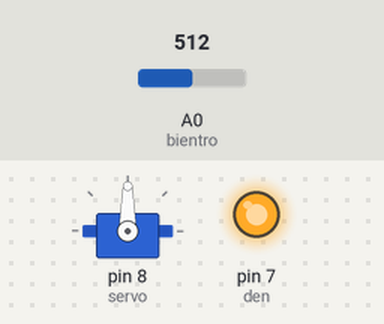
A sketch run on a simulated Arduino Uno, built with avr-gcc and run on an emulated ATmega328P. Shown: servo, output pins drawn as LEDs (lit = HIGH). The inputs (shaded band) are chosen by the test bench; at power-on: A0 (bientro) = 512. What the sketch prints to the serial monitor is not drawn.

Above: at 6.8 s.
6.9 s: A0 (bientro) set to 716
At 12.4 s:
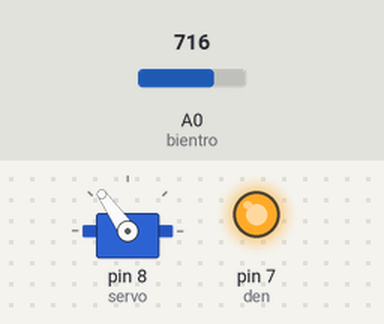
18.8 s: A0 (bientro) set to 900
At 25.1 s:
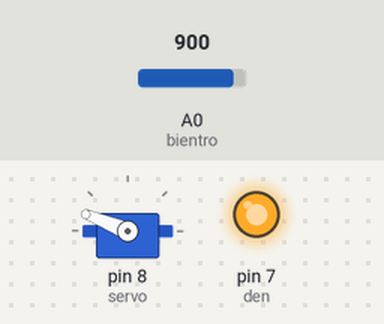
30.7 s: A0 (bientro) set to 1023
At 36.7 s:
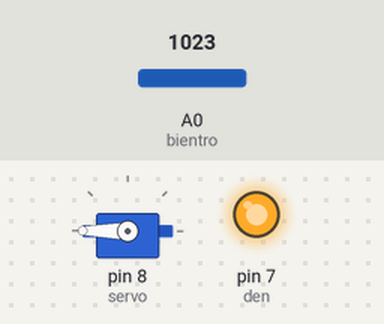
42.6 s: A0 (bientro) set to 306
At 48.3 s:
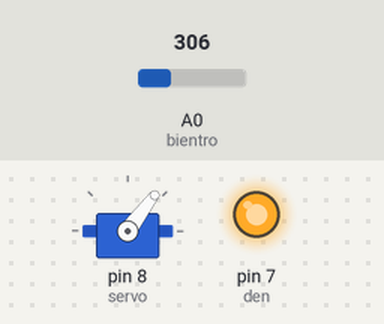
54.5 s: A0 (bientro) set to 122
At 61.0 s:
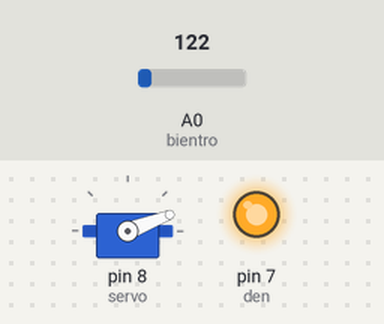
66.4 s: A0 (bientro) set to 0
At 72.6 s:
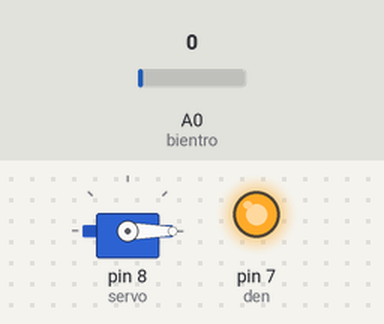
Timing chart, 0 to 79.3 s (numbered marks = the images above; inputs shaded):
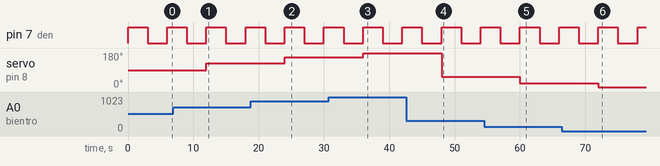

The sketch:

test_delay.ino
```cpp
int den = 7;
int bientro = A0; int gtbientro; int gtbiendoi;

#include <Servo.h>
Servo myservo;
int servo = 8;

void setup()
{
  Serial.begin(9600);

  pinMode(den, OUTPUT);
  pinMode(bientro, INPUT);
  myservo.attach(servo);
}

void loop()
{
    gtbientro = analogRead(bientro);
    gtbiendoi = map(gtbientro, 0, 1023, 0, 180);
    myservo.write(gtbiendoi);
    Serial.print("Servo: "); Serial.print(gtbiendoi); Serial.print("   ");

    digitalWrite(den, HIGH);
    delay(3000);
    digitalWrite(den, LOW);
    delay(3000);
}
```

Measured:
- after the input at 6.9 s, servo on pin 8 (servo): 90° → 125° after 5.1 s
- after the input at 18.8 s, servo on pin 8 (servo): 125° → 158° after 5.2 s
- after the input at 30.7 s, servo on pin 8 (servo): 158° → 180° after 5.3 s
- after the input at 42.6 s, servo on pin 8 (servo): 180° → 53° after 5.4 s
- after the input at 54.5 s, servo on pin 8 (servo): 53° → 21° after 5.5 s
- after the input at 66.4 s, servo on pin 8 (servo): 21° → 0° after 5.6 s
- by itself, pin 7 (den): alternates HIGH for 3.0 s and LOW for 3.0 s
